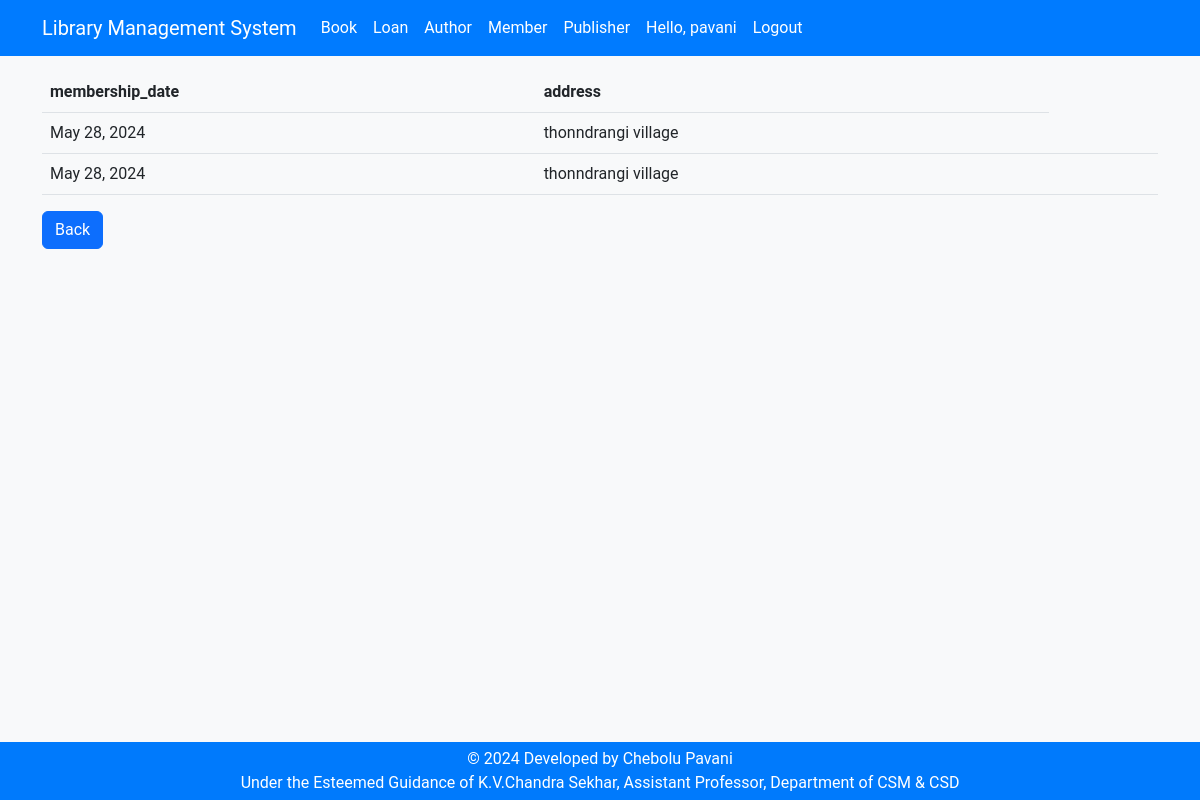
Screenshot of /members/ (signed in) with the database file from the repository.
### members/models.py (models this page shows, shortened)
class Member(models.Model):
    membership_date = models.DateField(default=date.today)
    address = models.TextField()

### librarymanagementsystem/views.py (the view)
# urls.py: path('members/', members, name='members'),
@login_required
def members(request):
    mem = Member.objects.all()
    return render(request, "members.html" ,{'mem': mem})

### templates/members.html (shortened to what this page needs)
{% load static %}
<!DOCTYPE html>
<html lang="en">
<head>
  <link href="{% static 'css/bootstrap.min.css' %}" rel="stylesheet">
  <link href="{% static 'css/styles.css' %}" rel="stylesheet">
</head>
<body>
  {% include 'header.html' %}
  <div class="container">
    <h1 class="text-center mb-4">List of All members Information</h1>
    <div class="row">
      <div class="col-md-12">
      <div class="table-responsive">
        <table class="table table-hover">
            <thead>
              <tr>
                <th scope="col">membership_date</th>
                <th scope="col">address</th>
              </tr>
            </thead>
            <tbody>
              {% block content %}
            {% for b in mem %}
            <tr>
              <td>{{b.membership_date}}</td>
              <td>{{b.address}}</td>
              <td></td>
              <td></td>
            </tr>
            {% endfor %}
            {% endblock %}
            </tbody>
          </table>
      </div>
      <button onclick="location.href='/'" class="btn btn-primary">Back</button>
      </div>
    </div>
  </div>
  {% include 'footer.html' %}
</body>
</html>

### templates/header.html (shortened to what this page needs)
<header>
  <div class="header">
    <nav class="navbar navbar-expand-lg fixed-top myNav">
      <div class="container">
        <a class="navbar-brand ms-auto" href="/">Library Management System</a>
        <div class="collapse navbar-collapse" id="navbarNav">
          <ul class="navbar-nav">
            <li class="nav-item">
              <a class="nav-link" href="/books/">Book</a>
            </li>
            <li class="nav-item">
              <a class="nav-link" href="/loans/">Loan</a>
            </li>
            <li class="nav-item">
              <a class="nav-link" href="/authors/">Author</a>
            </li>
            <li class="nav-item">
              <a class="nav-link" href="/members/">Member</a>
            </li>
            <li class="nav-item">
              <a class="nav-link" href="/publishers/">Publisher</a>
            </li>
            {% if user.is_authenticated %}
              <li class="nav-item"><a class="nav-link" href="#">Hello, {{ user.username}} </a></li>
              <li class="nav-item">
                <a class="nav-link" href="/accounts/logout">Logout</a>
              </li>
            {% endif %}
          </ul>
        </div>
      </div>
    </nav>
  </div>
</header>

### static/css/styles.css (style rules this page uses)
body { background-color: #f8f9fa; font-family: 'Roboto', sans-serif; }
.myNav { background-color: #007bff; }
.myNav a { color: #fff; }
.header { display: block; }

### rows the page displays
Member: membership_date "May 28, 2024", address "thonndrangi village"
Member: membership_date "May 28, 2024", address "thonndrangi village"

### other values shown
{{ user.username }} "pavani"
